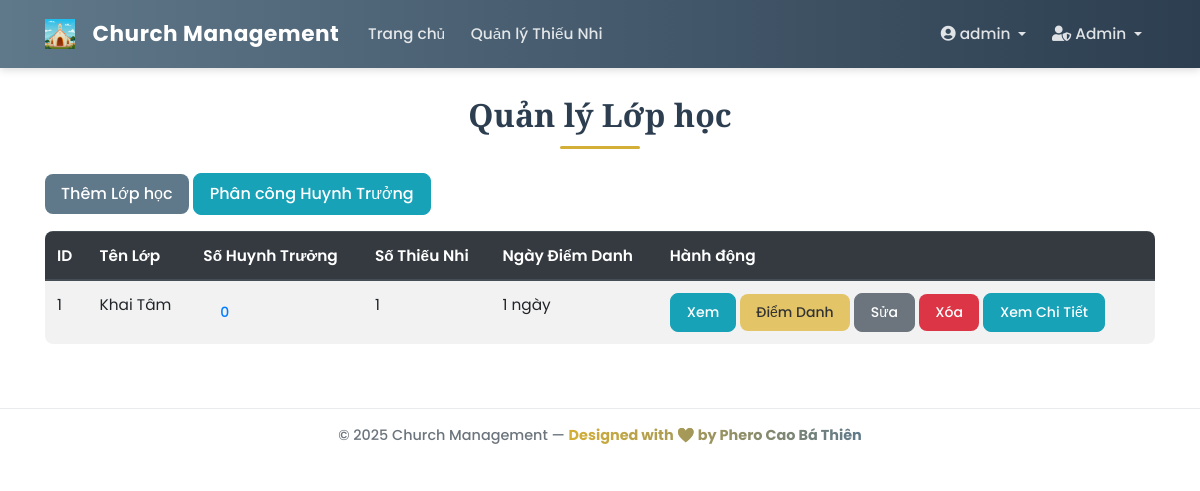
Page /admin/classes (signed in) on the earlier database version.
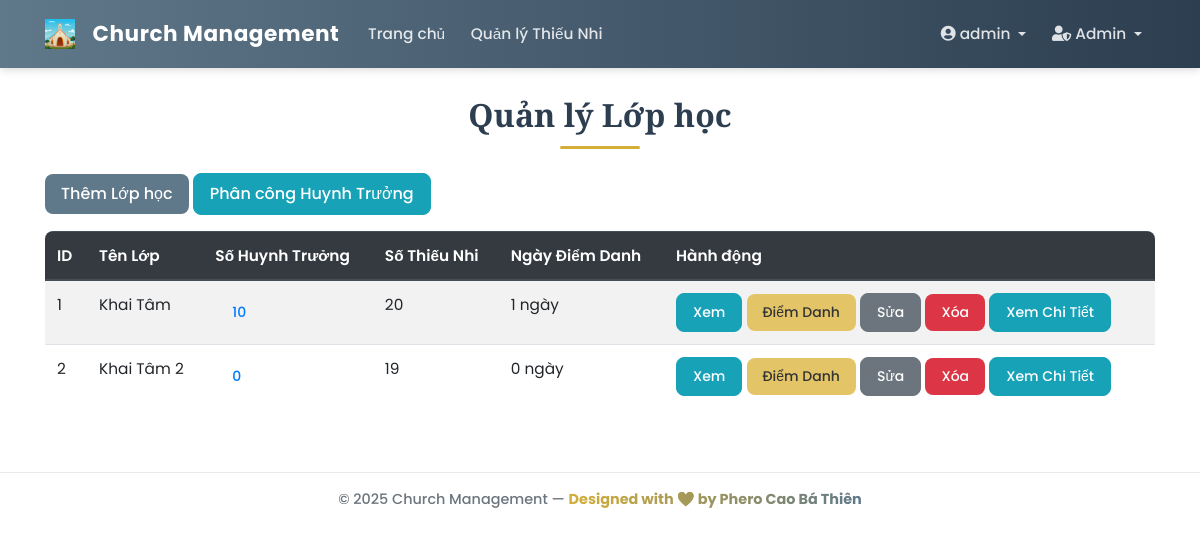
Same page on the later database version.
### app/models/class_model.py (models this page shows, shortened)
class ClassModel(db.Model):
    __tablename__ = 'class_model'
    id = db.Column(db.Integer, primary_key=True)
    name = db.Column(db.String(100), unique=True, nullable=False)
    students = db.relationship('Student', backref='class_assigned', lazy='dynamic')
    leaders = db.relationship(
        'User',
        secondary=class_leaders_association,
        back_populates='assigned_classes',
        lazy='dynamic'
    )

### app/controllers/admin_controller.py (the view)
@admin_bp.route('/classes')
@login_required
@admin_required
def list_classes():
    classes = ClassModel.query.all()
    from app.models.attendance import Attendance
    from sqlalchemy import func
    attendance_summary = {}
    for class_obj in classes:
        attendance_days = db.session.query(func.count(func.distinct(Attendance.date))).filter_by(class_id=class_obj.id).scalar()
        attendance_summary[class_obj.id] = {
            'attendance_days': attendance_days
        }
    return render_template('admin/class_list.html', title='Quản lý Lớp học', classes=classes, attendance_summary=attendance_summary)

### app/models/user.py (called while the page is built)
@login_manager.user_loader
def load_user(user_id):
    return User.query.get(int(user_id))

    def is_admin(self):
        return self.role == 'admin'

### app/templates/admin/class_list.html
{% extends "base.html" %}
{% block content %}
    <h1 class="mb-4">Quản lý Lớp học</h1>
    {% if current_user.is_admin() %}
    <a href="{{ url_for('class_admin.add_class') }}" class="btn btn-primary mb-3">Thêm Lớp học</a>
    <a href="{{ url_for('admin.assign_leader') }}" class="btn btn-info mb-3">Phân công Huynh Trưởng</a>
    {% endif %}
    <div class="table-responsive card-shadow">
        <table class="table table-striped table-hover">
            <thead class="thead-dark">
                <tr>
                    <th>ID</th>
                    <th>Tên Lớp</th>
                    <th>Số Huynh Trưởng</th>
                    <th>Số Thiếu Nhi</th>
                    <th>Ngày Điểm Danh</th>
                    <th>Hành động</th>
                </tr>
            </thead>
            <tbody>
                {% for class in classes %}
                <tr>
                    <td>{{ class.id }}</td>
                    <td>{{ class.name }}</td>
                    <td>
                        <a href="{{ url_for('admin.view_class_leaders', class_id=class.id) }}" class="btn btn-link btn-sm">{{ class.leaders.count() }}</a>
                    </td>
                    <td>{{ class.students.count() }}</td>
                    <td>
                        {% set attendance_days = attendance_summary.get(class.id, {}).attendance_days or 0 %}
                        {{ attendance_days }} ngày
                    </td>
                    <td>
                        <a href="{{ url_for('main_routes.view_class', class_id=class.id) }}" class="btn btn-info btn-sm">Xem</a>
                        {% if current_user.is_admin() or current_user.is_leader() %}
                        <a href="{{ url_for('attendance.take_attendance', class_id=class.id) }}" class="btn btn-warning btn-sm">Điểm Danh</a>
                        {% endif %}
                        {% if current_user.is_admin() %}
                        <a href="{{ url_for('class_admin.update_class', class_id=class.id) }}" class="btn btn-secondary btn-sm">Sửa</a>
                        <form action="{{ url_for('class_admin.delete_class', class_id=class.id) }}" method="POST" class="d-inline">
                            <button type="submit" class="btn btn-danger btn-sm" onclick="return confirm('Bạn có chắc chắn muốn xóa lớp học này?')">Xóa</button>
                        </form>
                        {% endif %}
                        <a href="{{ url_for('main_routes.view_class', class_id=class.id) }}" class="btn btn-info btn-sm">Xem Chi Tiết</a>
                    </td>
                </tr>
                {% endfor %}
            </tbody>
        </table>
    </div>
{% endblock content %}

Differences in the rows shown:
computed for ClassModel "Khai Tâm": leaders.count "0" → "10"; students.count "1" → "20"
added ClassModel: id "2", name "Khai Tâm 2", leaders.count "0", students.count "19", attendance_days "0"
